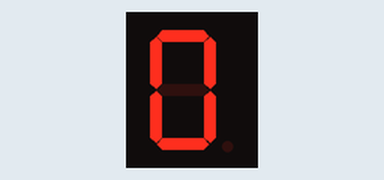
Recording of a sketch running on a simulated Arduino Uno, built with avr-gcc and run on an emulated ATmega328P. Shown: 1-digit seven-segment display. Wiring (inferred from the names in the program): 1-digit 7-segment display, segments lit when HIGH: segments pin 7, pin 8, pin 9, pin 10, pin 11, pin 12, pin 13. The segment pins are drawn as the display they are named for.

Above: at 0.1 s.
At 5.1 s:
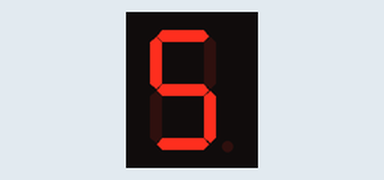
At 10.1 s:
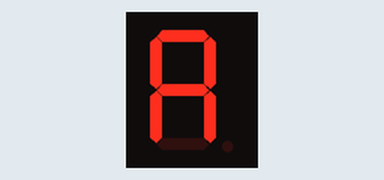
At 12.1 s:
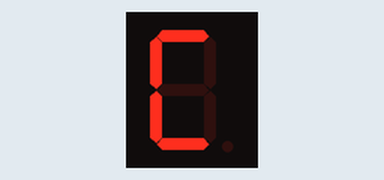
At 14.1 s:
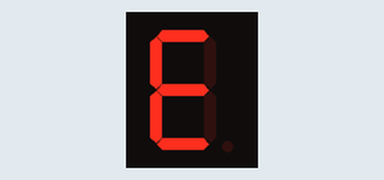
At 15.1 s:
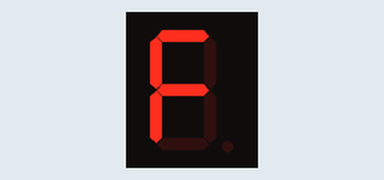

Measured:
- by itself, everything shown: repeats every 16.0 s, in 16 steps
- what the display in image 1 shows lasts 1.0 s, from 5.0 s to 6.0 s

The sketch:

seven_segment_display1.ino
```cpp
// C++ code
//

int a=7, b=8, c=9, d=10, e=11, f=12, g=13;
int de=3000;
void setup()
{
  pinMode(a, OUTPUT);
  pinMode(b, OUTPUT);
  pinMode(c, OUTPUT);
  pinMode(d, OUTPUT);
  pinMode(e, OUTPUT);
  pinMode(f, OUTPUT);
  pinMode(g, OUTPUT);
}

void loop()
{
  //0
  digitalWrite(a, HIGH);
  digitalWrite(b, HIGH);
  digitalWrite(c, HIGH);
  digitalWrite(d, HIGH);
  digitalWrite(e, HIGH);
  digitalWrite(f, HIGH);
  digitalWrite(g, LOW);
  delay(1000); // Wait for 1000 millisecond(s)

  //1
  digitalWrite(a, 0);
  digitalWrite(b, 1);
  digitalWrite(c, 1);
  digitalWrite(d, 0);
  digitalWrite(e, 0);
  digitalWrite(f, 0);
  digitalWrite(g, 0);
  delay(1000); // Wait for 1000 millisecond(s)

  //2
  digitalWrite(a, HIGH);
  digitalWrite(b, HIGH);
  digitalWrite(c, 0);
  digitalWrite(d, HIGH);
  digitalWrite(e, HIGH);
  digitalWrite(f, 0);
  digitalWrite(g, 1);
  delay(1000); // Wait for 1000 millisecond(s)

  //3
  digitalWrite(a, HIGH);
  digitalWrite(b, HIGH);
  digitalWrite(c, 1);
  digitalWrite(d, HIGH);
  digitalWrite(e, 0);
  digitalWrite(f, 0);
  digitalWrite(g, 1);
  delay(1000); // Wait for 1000 millisecond(s)

   //4
  digitalWrite(a, 0);
  digitalWrite(b, 1);
  digitalWrite(c, 1);
  digitalWrite(d, 0);
  digitalWrite(e, 0);
  digitalWrite(f, 1);
  digitalWrite(g, 1);
  delay(1000); // Wait for 1000 millisecond(s)

  //5
  digitalWrite(a, 1);
  digitalWrite(b, 0);
  digitalWrite(c, 1);
  digitalWrite(d, 1);
  digitalWrite(e, 0);
  digitalWrite(f, 1);
  digitalWrite(g, 1);
  delay(1000); // Wait for 1000 millisecond(s)

  //6
  digitalWrite(a, 1);
  digitalWrite(b, 0);
  digitalWrite(c, 1);
  digitalWrite(d, 1);
  digitalWrite(e, 1);
  digitalWrite(f, 1);
  digitalWrite(g, 1);
  delay(1000); // Wait for 1000 millisecond(s)

  //7
  digitalWrite(a, 1);
  digitalWrite(b, 1);
  digitalWrite(c, 1);
  digitalWrite(d, 0);
  digitalWrite(e, 0);
  digitalWrite(f, 0);
  digitalWrite(g, 0);
  delay(1000); // Wait for 1000 millisecond(s)

  //8
  digitalWrite(a, 1);
  digitalWrite(b, 1);
  digitalWrite(c, 1);
  digitalWrite(d, 1);
  digitalWrite(e, 1);
  digitalWrite(f, 1);
  digitalWrite(g, 1);
  delay(1000); // Wait for 1000 millisecond(s)

  //9
  digitalWrite(a, 1);
  digitalWrite(b, 1);
  digitalWrite(c, 1);
  digitalWrite(d, 1);
  digitalWrite(e, 0);
  digitalWrite(f, 1);
  digitalWrite(g, 1);
  delay(1000); // Wait for 1000 millisecond(s)

  //A
  digitalWrite(a, 1);
  digitalWrite(b, 1);
  digitalWrite(c, 1);
  digitalWrite(d, 0);
  digitalWrite(e, 1);
  digitalWrite(f, 1);
  digitalWrite(g, 1);
  delay(1000); // Wait for 1000 millisecond(s)

  //B
  digitalWrite(a, 1);
  digitalWrite(b, 1);
  digitalWrite(c, 1);
  digitalWrite(d, 1);
  digitalWrite(e, 1);
  digitalWrite(f, 1);
  digitalWrite(g, 1);
  delay(1000); // Wait for 1000 millisecond(s)

  //C
  digitalWrite(a, 1);
  digitalWrite(b, 0);
  digitalWrite(c, 0);
  digitalWrite(d, 1);
  digitalWrite(e, 1);
  digitalWrite(f, 1);
  digitalWrite(g, 0);
  delay(1000); // Wait for 1000 millisecond(s)

  //D
  digitalWrite(a, 1);
  digitalWrite(b, 1);
  digitalWrite(c, 1);
  digitalWrite(d, 1);
  digitalWrite(e, 1);
  digitalWrite(f, 1);
  digitalWrite(g, 0);
  delay(1000); // Wait for 1000 millisecond(s)

   //E
  digitalWrite(a, 1);
  digitalWrite(b, 0);
  digitalWrite(c, 0);
  digitalWrite(d, 1);
  digitalWrite(e, 1);
  digitalWrite(f, 1);
  digitalWrite(g, 1);
  delay(1000); // Wait for 1000 millisecond(s)

  //F
  digitalWrite(a, 1);
  digitalWrite(b, 0);
  digitalWrite(c, 0);
  digitalWrite(d, 0);
  digitalWrite(e, 1);
  digitalWrite(f, 1);
  digitalWrite(g, 1);
  delay(1000); // Wait for 1000 millisecond(s)
}
```
